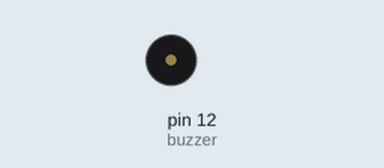
Recording of a sketch running on a simulated Arduino Uno, built with avr-gcc and run on an emulated ATmega328P. Shown: buzzer (waves = sounding, pin HIGH).

Above: at 2.4 s.
At 18.13 s:
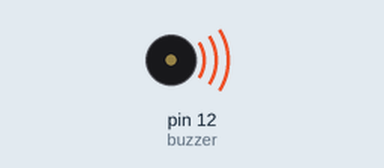
Timing chart, 0 to 18.4 s (numbered marks = the images above):
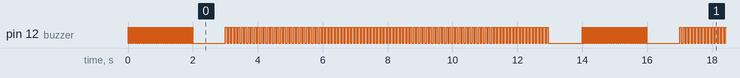

The sketch:

L07-active-buzzer.ino
```cpp
int buzzer = 12;

void setup() {
    pinMode(buzzer, OUTPUT);
}

void loop() {
    // Output at a frequency
    for(int i = 0; i < 100; i++)
    {
        digitalWrite(buzzer, HIGH);
        delay(10);
        digitalWrite(buzzer, LOW);
        delay(10);
    }
    delay(1000);
    // Output at another frequency
    for(int i = 0; i < 100; i++)
    {
        digitalWrite(buzzer, HIGH);
        delay(50);
        digitalWrite(buzzer, LOW);
        delay(50);
    }
    delay(1000);
}
```

Measured:
- by itself, pin 12 (buzzer): moves between LOW and HIGH, repeating every 14.0 s
